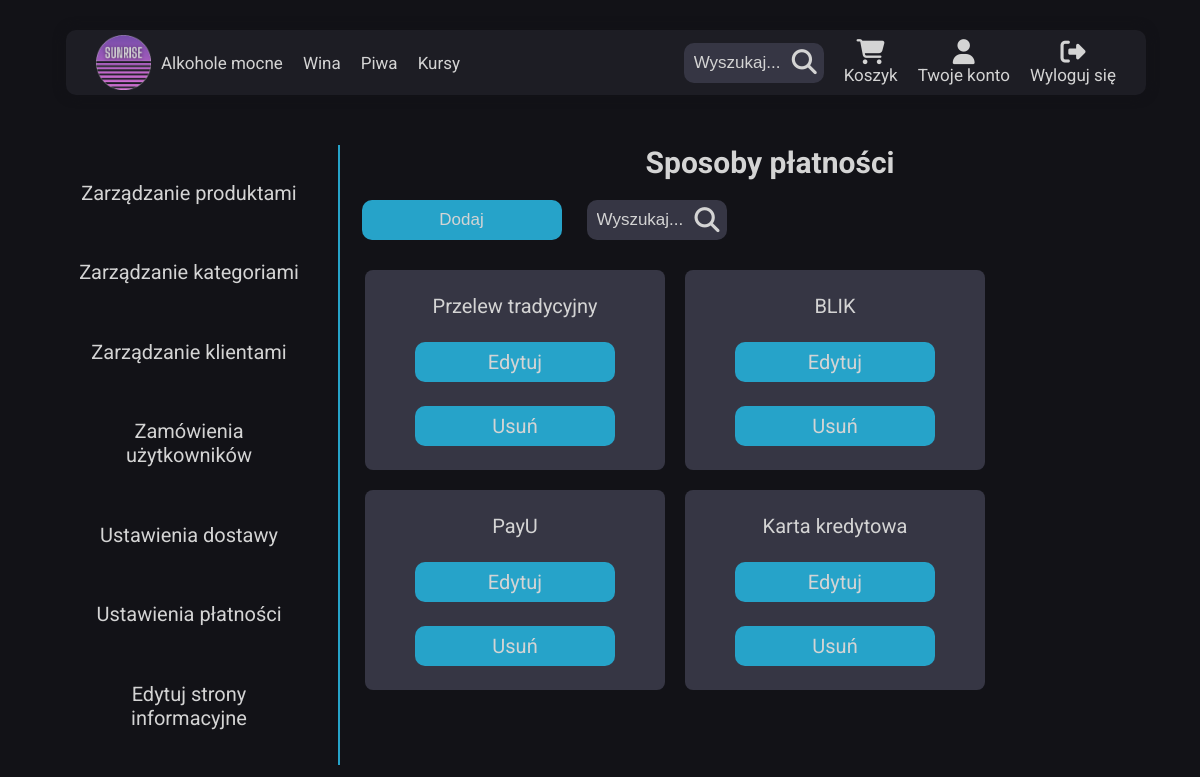
The app's page /html/admin_panel/payment.php (signed in) with its own data.
### tables this page shows
CREATE TABLE `payment` (
  `id` int(11) NOT NULL,
  `payment_name` varchar(50) NOT NULL,
  `payment_cost` float NOT NULL,
  `isActive` tinyint(1) NOT NULL
);

### html/admin_panel/payment.php (the view, shortened to what this page needs)
<?php
require_once('../../php/dblogin.php');
$pdo = new PDO('mysql:host='.$host.';dbname='.$db.';port=3306', $user, $pass);
?>
<h1 class="admin__headline">Sposoby płatności</h1>
<div class="admin__add">
        <button class="admin__add--addBtn">Dodaj</button>
        <div class="nav__user--search admin__add--search">
          <input type="text" placeholder="Wyszukaj..." id="searchBar"/><i id="searchBtn" class="fa-solid fa-magnifying-glass"></i>
        </div>
</div>
<div class="admin__categories">
<?php
$sql = 'select id, payment_name, isActive from payment';
$query = $pdo -> prepare($sql);
$query -> execute();
while ($row = $query->fetch()){
    $param = http_build_query([
      'item' => $row['payment_name']
    ]);
    $delParams = http_build_query([
      'item' => $row['payment_name'],
      'table' => 'payment',
      'column' => 'payment_name'
    ]);
    $html = '<div class="admin__category admin__payment">
    <p class="admin__product--name">'.$row['payment_name'].'</p>
    <a href="./edit_payment.php?'.$param.'" class="admin__add--addBtn admin__payment--btn">Edytuj</a>
    <a href="../../php/admin_panel/delete_item.php?'.$delParams.'" class="admin__add--addBtn admin__payment--btn">Usuń</a>
    </div>';
    echo $html;
}
?>
</div>
<?php
require "./admin_panel.php";

### css/main.css (style rules this page uses)
*, *::before, *::after { box-sizing: border-box; margin: 0; padding: 0; }
* { scrollbar-width: none; scrollbar-color: #d4d4d4 #121217; }
html { font-size: 62.5%; scroll-behavior: smooth; }
body { min-height: 100%; display: flex; flex-direction: column; font-family: "Roboto", sans-serif; color: #d4d4d4; background-color: #121217; }
a { text-decoration: none; }
p { font-size: 1.8rem; }
p { font-size: 1.5rem; }
.nav__user--search { position: relative; display: flex; align-items: center; margin: 10px; }
.nav__user--search input { width: 200px; height: 40px; padding: 10px; font-size: 1.7rem; background-color: #363644; border: none; border-radius: 10px; color: #d4d4d4; }
.nav__user--search input::placeholder { color: #d4d4d4; font-size: 1.7rem; }
.nav__user--search i { position: absolute; right: 0; font-size: 2.5rem; color: #d4d4d4; padding: 7px; cursor: pointer; }
.admin__headline { font-size: 3rem; margin: 0 auto; }
.admin__add { width: 95%; margin: 10px 25px; display: flex; align-items: center; gap: 15px; }
.admin__add--addBtn { width: 200px; height: 40px; border: none; border-radius: 10px; background-color: rgb(38, 163, 201); color: #d4d4d4; font-size: 1.7rem; cursor: pointer; transition: transform 0.2s; }
.admin__categories { display: flex; width: 100%; flex-wrap: wrap; gap: 20px; padding: 10px 25px; overflow: scroll; overflow-x: hidden; }
.admin__category { width: 200px; height: 120px; display: flex; flex-direction: column; align-items: center; justify-content: space-around; padding: 0px 15px; background-color: #363644; border-radius: 8px; }
.admin__product--name { text-wrap: nowrap; font-size: 2rem; grid-column: 2/3; grid-row: 1/2; }
.admin__payment { width: 300px; height: 200px; display: flex; flex-direction: column; align-items: center; justify-content: space-evenly; }
.admin__payment--btn { display: flex; align-items: center; justify-content: center; font-size: 2rem; }
@media (max-width: 1200px) { .nav__user--search { position: relative; display: flex; align-items: center; margin: 10px; } }
@media (max-width: 1200px) { .nav__user--search input { width: 140px; } }

### records on screen
payment: payment_name "Przelew tradycyjny"
payment: payment_name "BLIK"
payment: payment_name "PayU"
payment: payment_name "Karta kredytowa"
